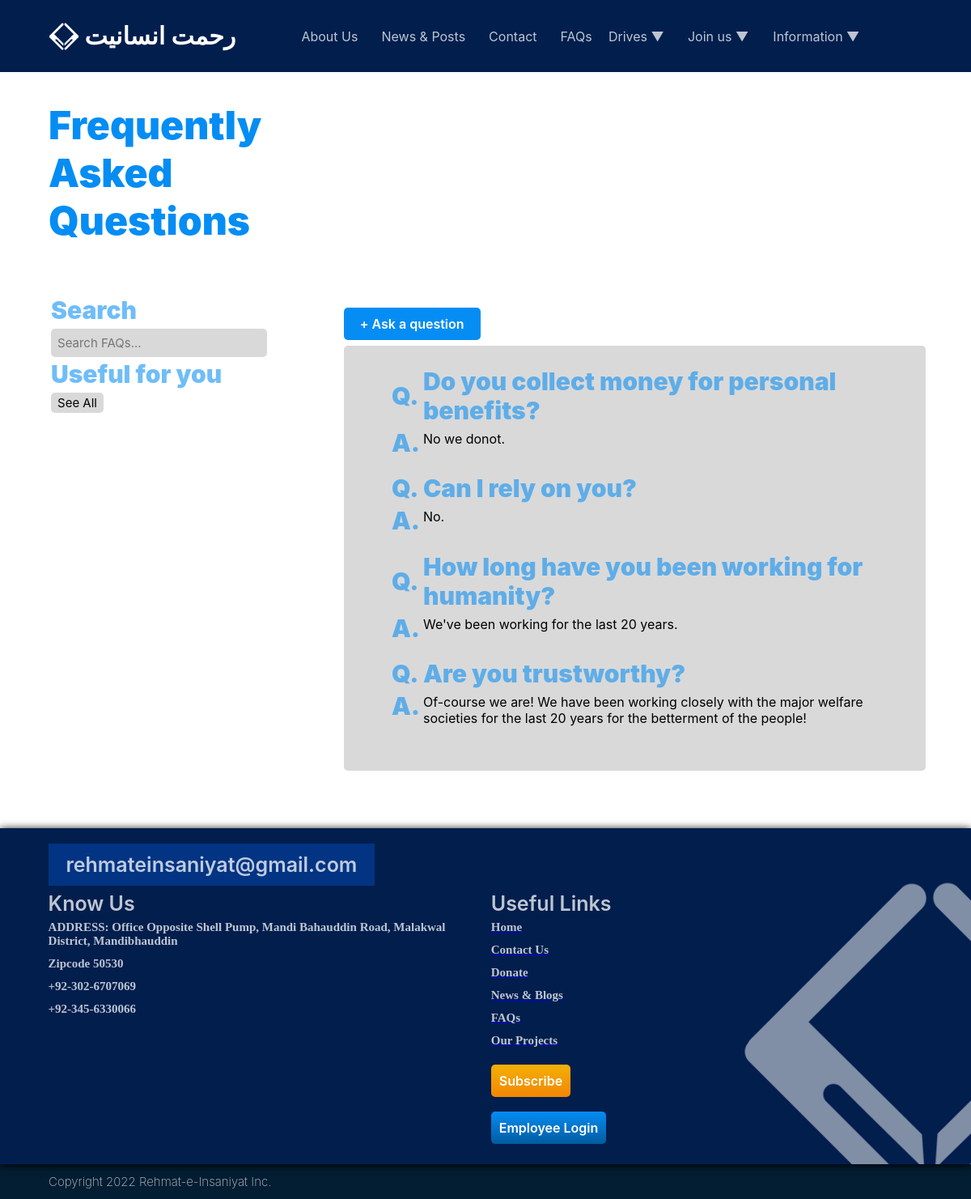
The page /faqs/ on the database its author committed.
### employees/models.py (models this page shows, shortened)
class FAQ(models.Model):
    question = models.TextField()
    answer = models.TextField(null=True, blank=True)
    class Meta:
        ordering = ["-id"]

### visitor/views.py (the view)
# urls.py: path('faqs/', views.faqs, name='faqs'),
def faqs(request):
    faqs = FAQ.objects.all().order_by('-id')[:4]
    drives = Drive.objects.all().order_by('-id')[:4]
    if request.GET.get('q') != None:
        q = request.GET.get('q')
    else:
        q = ''
    faqss = FAQ.objects.filter(
        Q(question__icontains=q)
        )
    context = {
        'faqs': faqs,
        'faqss': faqss,
        'drives': drives,
    }
    return render(request, 'visitor/faqs.html', context)

### visitor/templates/visitor/faqs.html
{% extends 'main.html' %}
{% block content %}
<div class="pg_head_container">
    <element class="pg_head">Frequently Asked Questions</element>
</div>
<table id="pg_divider" style="margin: 5%; width:90%">
    <tr>
        <td width=30% style="vertical-align: top; padding-right: 5%;">
            <element class="subhead">Search</element>
            <form method="GET" action="{% url 'vis-faqs' %}">
                <input class="usr_rect" type="search" name="q" placeholder="Search FAQs...">
            </form>
            <element class="subhead">Useful for you</element>
            <a href="{% url 'vis-faqs' %}"><button class="pst_filter">See All</button></a>
        </td>
        <td width="70%">
            {% if request.user.is_authenticated %}
            {% else %}
            <a href="{% url 'ask-question' %}"><button class="blue_button">+ Ask a question</button></a>
            {% endif %}
            <div class="pst_container" style="margin-left: 5%; width: 90%;">
            <table style="margin-left: 5%;" >
                {% for faq in faqss %}
                    {% if faq.answer == '' or faq.answer == None %}
                    {% else %}
                    <tr>
                        <td width=5%>
                            <div class="question">
                                Q.
                            </div>
                        </td>
                        <td>
                            <div class="question">
                                {{ faq.question }}
                            </div>
                        </td>
                        <td>
                        </td>
                    </tr>
                    <tr>
                        <td style="vertical-align: top;">
                            <div class="question">
                                A.
                            </div>
                        </td>
                        <td>
                            <div class="answer">{{ faq.answer }}</div>
                        </td>
                    </tr>
                    {% endif %}
                    {% endfor %}
                </table>
            </div>
        </td>
    </tr>
</table>
{% endblock content %}

### static/css/blue_btn.css (style rules this page uses)
.blue_button { position: relative; margin-top: 2%; left: 5%; border-radius: 5px; font-family: "Inter SemiBold"; width: fit-content; padding: 10px; padding-left: 20px; padding-right: 20px; border: 0px; font-size: 16px; color: white; background-color: #058DF3; vertical-align: middle; margin-right: 5%; text-align: center; transition-duration: 0.25s; }

### static/css/page_header.css (style rules this page uses)
.pg_head_container { width: 30%; margin-left: 5%; font-size: 20px; position: relative; vertical-align: middle; }
.pg_head { margin-top: 10%; display: block; color: #058DF3; font-family: 'Inter Black'; font-size: 48px; }

### static/css/extra_txtfx.css (style rules this page uses)
.subhead { position: relative; color: #058cf393; top: 0%; padding-bottom: 1%; font-family: "Inter Black"; display: block; opacity: 100%; font-weight: bolder; font-size: 30px; }
.question { position: relative; color: #058cf393; top: 0%; font-family: "Inter Black"; display: block; opacity: 100%; font-weight: bolder; font-size: 30px; }
.answer { margin-top: 0.5%; margin-bottom: 5%; color: black; display: block; font-family: 'Inter'; }

### static/css/post.css (style rules this page uses)
.pst_container { padding: 3%; margin-top: 1%; width: 100%; display: block; background-color: rgb(180, 180, 180, 0.5); border-radius: 5px; margin-bottom: 1%; }
.pst_filter { font-size: 15px; font-family: 'Inter'; padding: 1%; padding-left: 3%; padding-right: 3%; margin-top: 1%; margin-bottom: 1%; border: 0px; border-radius: 5px; background-color: #D9D9D9; display: inline-block; color: rgba(0, 0, 0, 1); width: fit-content; }

### static/css/user_fields.css (style rules this page uses)
.usr_rect { width: 100%; font-size: 15px; font-family: 'Inter'; padding: 3%; margin-top: 1%; margin-bottom: 1%; border: 0px; border-radius: 5px; background-color: #D9D9D9; color: rgba(0, 0, 0, 0.50); height: fit-content; }

### rows shown on the page
FAQ: question "Do you collect money for personal benefits?", answer "No we donot."
FAQ: question "Can I rely on you?", answer "No."
FAQ: question "How long have you been working for humanity?", answer "We've been working for the last 20 years."
FAQ: question "Are you trustworthy?", answer "Of-course we are! We have been working closely with the major welfare societies for the last 20 years for the betterment of the people!"
